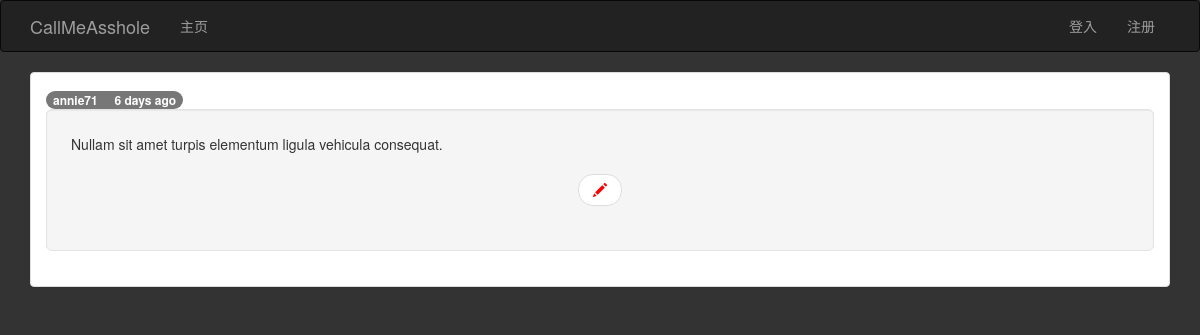
Screenshot of /post/21 with the database file from the repository.
### app/models.py (models this page shows, shortened)
class Post(db.Model):
	__tablename__ = 'posts'
	id = db.Column(db.Integer,primary_key=True)
	title = db.Column(db.String(64))
	subtitle = db.Column(db.String(64))
	body = db.Column(db.Text)
	body_html = db.Column(db.Text)
	body_browse = db.Column(db.Text)
	body_browse_html= db.Column(db.Text)
	timestamp = db.Column(db.DateTime,index=True,default=datetime.utcnow)
	author_id = db.Column(db.Integer,db.ForeignKey('users.id'))

class User(UserMixin,db.Model):
	__tablename__ = 'users'
	email = db.Column(db.String(64),unique=True,index=True)
	id = db.Column(db.Integer,primary_key=True)
	username = db.Column(db.String(64),unique=True,index=True)
	role_id = db.Column(db.Integer,db.ForeignKey('roles.id'))
	password_hash = db.Column(db.String(128))
	posts = db.relationship('Post',backref='author',lazy='dynamic')
	name = db.Column(db.String(64))
	about_me = db.Column(db.Text())
	memeber_since = db.Column(db.DateTime(),default=datetime.utcnow)
	last_seen = db.Column(db.DateTime(),default=datetime.utcnow)
	@property
	def password(self):
		raise AttributeError("password is not a readable attribute!")

### app/main/views.py (the view)
@main.route('/post/<int:id>')
def post(id):
	post = Post.query.get_or_404(id)
	return render_template('post.html',posts=[post])

### app/auth/views.py (called while the page is built)
@auth.before_app_request
def before_request():
	if current_user.is_authenticated:
		current_user.ping()

### app/main/__init__.py (called while the page is built)
@main.app_context_processor
def inject_permissions():
	return dict(Permission=Permission)

### app/templates/post.html
{% extends "base.html" %}
{% import "bootstrap/wtf.html"as wtf %}
{%block head%}
{{super()}}
<link rel="stylesheet" type="text/css" href="{{url_for('static',filename='css/base.css')}}">
{%endblock%}
{% block page_content %}
{%include '_posts.html' %}
{% endblock%}

### app/templates/_posts.html (shortened to what this page needs)
{%for post in posts %}
<div class="panel panel-default">
	<div class="panel-body">
		<a href="{{url_for('main.user',username=post.author.username)}}">
			<span class="badge">
				{{post.author.username}}&nbsp;&nbsp; &nbsp;&nbsp;{{moment(post.timestamp).fromNow()}}
			</span>
		</a>
		<div class="well well-lg">
			{%if post.body_html%}
			{{post.body_html | safe}}
			{%else%}
			{{post.body}}
			{%endif%}
			<nav>
				<ul class="pager">
					<li>
						<a href="{{url_for('main.edit',id=post.id)}}">
							<span class="glyphicon glyphicon-pencil"></span>
						</a>
					</li>
				</ul>
			</nav>
		</div>
	</div>
</div>
{%endfor%}

### app/static/css/base.css (style rules this page uses)
body { background-color: #333; }
a { text-decoration:none; color: #FF0000; }

### rows the page displays
Post: author.username "annie71", timestamp "6 days ago", body "Nullam sit amet turpis elementum ligula vehicula consequat."
